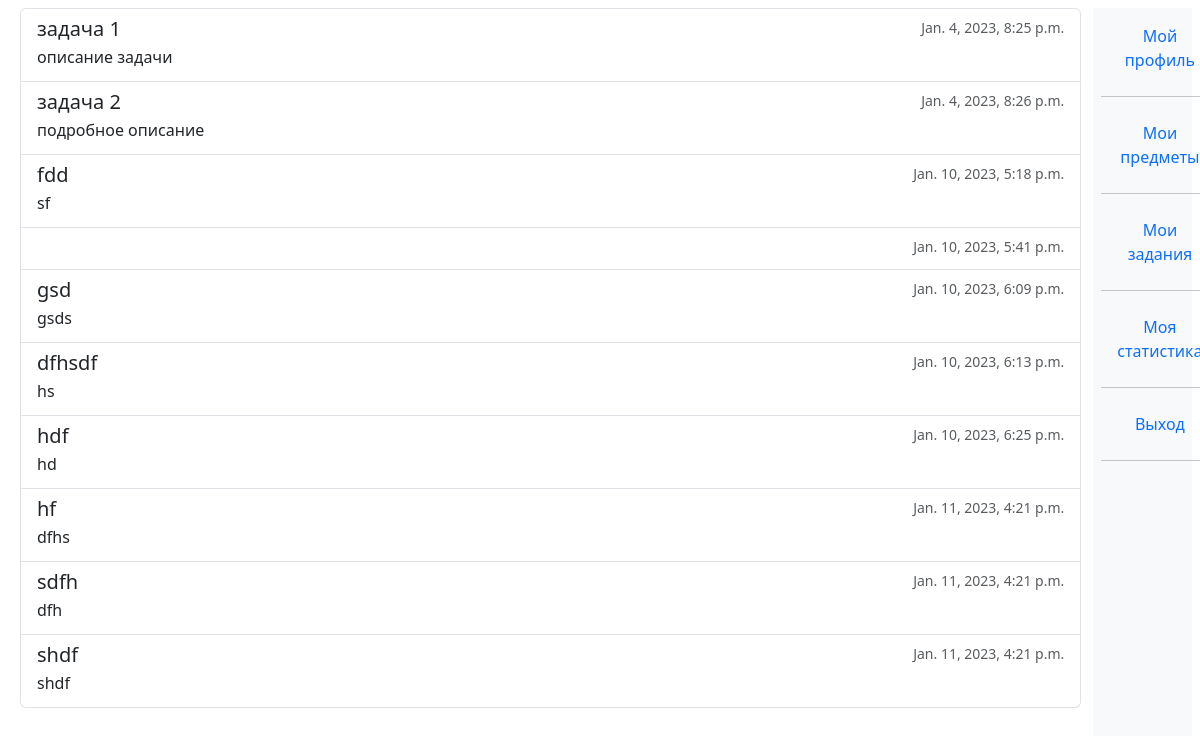
The app's page /subject/1 (signed in) with its own data.
### univ_app/models.py (models this page shows, shortened)
class Task(models.Model):
    title = models.CharField(max_length=200, default = '', blank = True) #this field is present in Test itself
    description = models.TextField(default = '', blank = True) #this field is present in Test itself
    subject = models.ForeignKey("Subject", blank = True, null = True, on_delete = models.SET_NULL)
    created_at = models.DateTimeField(auto_now_add = True, null = True, blank = True)
    created_by = models.ForeignKey("Teacher", blank = True, null = True, on_delete = models.SET_NULL)
    class Meta:
        abstract = True
    def get_type(self):
        return self.__class__.__name__

class CommonTask(Task):
    file = models.FileField(upload_to = "uploads/common_tasks/", blank = True, null = True)

class Test(Task):
    slug = models.SlugField(max_length = 120 , blank = True, null = True)
    link = models.CharField(max_length=1000, default = '')
    image = models.ImageField(upload_to = "uploads/", blank = True , null=True, default = "test.png")

### univ_app/decorators.py (the view)
        def wrapper(request, *args, **kwargs):
            group = None
            if request.user.groups.exists():
                group = request.user.groups.all()[0].name
            if group in allowed_groups:
                return view_func(request, *args, **kwargs)
            else:
                return HttpResponse("У вас нет прав доступа к этой странице")

### univ_app/models.py (called while the page is built)
    @property
    def all_tasks(self):
        common_tasks = self.commontask_set.all()
        info_tasks = self.infotask_set.all()
        test_tasks = self.test_set.all()
        tasks = list(chain(common_tasks, info_tasks, test_tasks))
        tasks.sort(key = lambda task : task.created_at)
        return tasks

### univ_app/templatetags/user_tags.py (called while the page is built)
@register.filter(name='has_group')
def has_group(user, group_name):
    return user.groups.filter(name=group_name).exists()

### univ_app/views.py (called while the page is built)
@allowed_users(allowed_groups = ["teacher", "student"])
def ts_subject(request, subj_id):
    subject = Subject.objects.get(id = subj_id)
    tasks = subject.all_tasks
    ctx = {
    "subject":subject,
    "tasks":tasks,
    }
    return render(request,"mutual_views/ts_subject.html",ctx)

### templates/mutual_views/ts_subject.html (shortened to what this page needs)
{%extends "base.html"%}
{%load user_tags%}
{% block ts_subject %}
<div class="list-group">
  {%for task in tasks%}
  <a href="{%url 'ts_task' task.get_type task.id %}" class="list-group-item list-group-item-action flex-column align-items-start">
    <div class="d-flex w-100 justify-content-between">
      <h5 class="mb-1">{{task.title}} </h5>
      <small class="text-muted">{{task.created_at}}</small>
    </div>
    <p class="mb-1">{{task.description}}</p>
  </a>
  {%endfor%}
</div>
{% endblock %}

### univ_app/static/univ_app/css/base.css (style rules this page uses)
body { background: white; }

### templates/base.html (style rules this page uses)
body { background-color:white; }

### records on screen
CommonTask: title "задача 1", created_at "Jan. 4, 2023, 8:25 p.m.", description "описание задачи"
CommonTask: title "задача 2", created_at "Jan. 4, 2023, 8:26 p.m.", description "подробное описание"
CommonTask: title "fdd", created_at "Jan. 10, 2023, 5:18 p.m.", description "sf"
CommonTask: created_at "Jan. 10, 2023, 5:41 p.m."
Test: title "gsd", created_at "Jan. 10, 2023, 6:09 p.m.", description "gsds"
Test: title "dfhsdf", created_at "Jan. 10, 2023, 6:13 p.m.", description "hs"
CommonTask: title "hdf", created_at "Jan. 10, 2023, 6:25 p.m.", description "hd"
CommonTask: title "hf", created_at "Jan. 11, 2023, 4:21 p.m.", description "dfhs"
CommonTask: title "sdfh", created_at "Jan. 11, 2023, 4:21 p.m.", description "dfh"
Test: title "shdf", created_at "Jan. 11, 2023, 4:21 p.m.", description "shdf"
